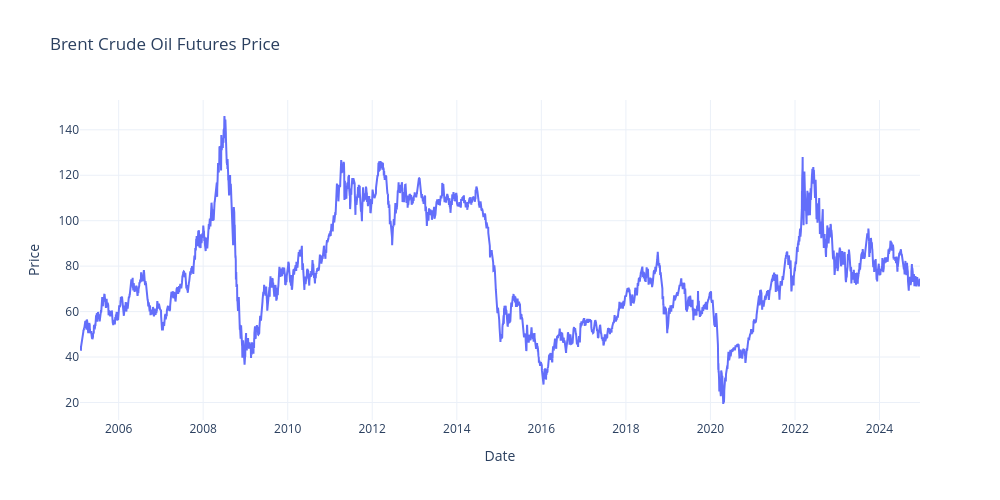

Here is the notebook cell this chart was saved with:
### Markdown cell above
## 4. Descriptive visualizations

In this section, we visualize the main time series used in the project:

- Brent futures closing price;
- daily log returns;
- realized volatility.

Interactive charts are created with Plotly for exploration, and static PNG figures are saved for inclusion in the final report.

### Code cell
# Brent price visualization

fig_price = go.Figure()

fig_price.add_trace(
    go.Scatter(
        x=model_data["Date"],
        y=model_data["price"],
        mode="lines",
        name="Brent price"
    )
)

fig_price.update_layout(
    title="Brent Crude Oil Futures Price",
    xaxis_title="Date",
    yaxis_title="Price",
    template="plotly_white",
    width=1000,
    height=500
)

fig_price.show()

price_fig_path = os.path.join(FIGURES_DIR, "price_brent.png")
fig_price.write_image(price_fig_path)

print("Figure saved to:", price_fig_path)

### Figure 1 — Plotly figure (JSON) as saved in the notebook; plotly's stock layout.template omitted (floating-point values rounded to 4 significant figures; data arrays with more than 128 entries replaced by an {"elided": "..."} marker saying what was removed)
{"data": [{"mode": "lines", "name": "Brent price", "type": "scatter", "x": {"elided": "5128 str values"}, "y": {"elided": "5128 float values"}}], "layout": {"height": 500, "title": {"text": "Brent Crude Oil Futures Price"}, "width": 1000, "xaxis": {"title": {"text": "Date"}}, "yaxis": {"title": {"text": "Price"}}}}
